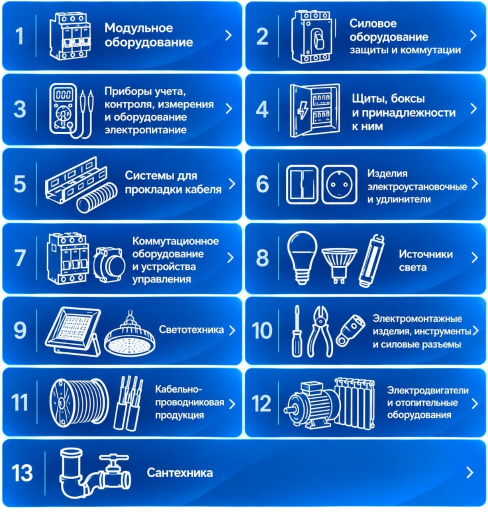
#> input picture assets/source/categories-sheet.jpg, 976 x 1024 px (shown at 1/2 size)
$ python cut_category_icons.py
#> lines starting #> are read from the running program, lines starting #| are printed output that depends on the picture
#!/usr/bin/env python3
"""Cut white line icons from the client's category sheet into alpha masks."""
from __future__ import annotations

import sys
from pathlib import Path

from PIL import Image

sys.stdout.reconfigure(encoding="utf-8", errors="replace")

ROOT = Path(__file__).resolve().parents[1]
SRC = ROOT / "assets" / "source" / "categories-sheet.jpg"
OUT = ROOT / "assets" / "cat-icons"

# Approximate icon areas on the 976x1024 sheet (left, top, right, bottom).
BOXES = {
    "modulnoe": (88, 10, 202, 130),
    "silovoe": (570, 10, 664, 135),
    "pribory": (88, 155, 202, 285),
    "shchity": (568, 155, 688, 290),
    "prokladka": (82, 305, 225, 435),
    "ustanovochnye": (562, 318, 724, 418),
    "kommutacionnoe": (86, 455, 256, 580),
    "istochniki": (564, 450, 776, 585),
    "svetotekhnika": (80, 600, 314, 722),
    "montazhnye": (572, 600, 724, 724),
    "kabel": (88, 740, 296, 870),
    "dvigateli": (558, 740, 756, 868),
    "santekhnika": (106, 885, 268, 1006),
}

LOW, HIGH = 120, 215  # red channel: blue background stays low, white lines are high


def to_mask(tile: Image.Image) -> Image.Image:
    red = tile.getchannel("R")
    return red.point(lambda v: 0 if v <= LOW else 255 if v >= HIGH else int((v - LOW) * 255 / (HIGH - LOW)))


def trim(mask: Image.Image, pad: int = 4) -> Image.Image:
    bbox = mask.point(lambda v: 255 if v > 60 else 0).getbbox()
    if not bbox:
        return mask
    l, t, r, b = bbox
    return mask.crop((max(l - pad, 0), max(t - pad, 0), min(r + pad, mask.width), min(b + pad, mask.height)))


def main() -> None:
    sheet = Image.open(SRC).convert("RGB")
#> sheet is the input picture: PIL image 976x1024 RGB; mean R, G, B 40.1, 109.2, 193.7
    OUT.mkdir(parents=True, exist_ok=True)
    previews = []
    for name, box in BOXES.items():
        mask = trim(to_mask(sheet.crop(box)))
        white = Image.new("RGBA", mask.size, (255, 255, 255, 255))
        white.putalpha(mask)
        white.save(OUT / f"{name}.png", optimize=True)
        previews.append((name, white))
        print(f"{name}: {mask.size}")
#> this loop made 13 passes
#> (l in trim, t in trim, r in trim, b in trim) on passes 1 to 12: (11, 14, 94, 111), (13, 10, 94, 118), (11, 11, 99, 123), (12, 12, 112, 120), (8, 8, 143, 122), (10, 12, 153, 91), (8, 10, 165, 115), (11, 12, 205, 126), (10, 13, 231, 114), (12, 10, 152, 115), (11, 11, 198, 123), (9, 15, 191, 120)
#> pass 1, in to_mask, `red = tile.getchannel("R")`:
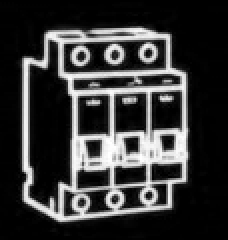
#> red: PIL image 114x120 L (shown 2 times larger); min 0, max 255, mean 55.2
#> pass 1, in main, `mask = trim(to_mask(sheet.crop(box)))`:
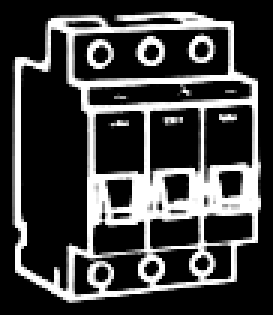
#> mask: PIL image 91x105 L (shown 3 times larger); min 0, max 255, mean 64.4
#> after the loop:
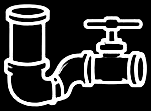
#> mask: PIL image 151x111 L; min 0, max 255, mean 53.3
#> after the loop, previews = 13 items

    cell = 220
    sheet_out = Image.new("RGB", (cell * 4, cell * ((len(previews) + 3) // 4)), (30, 28, 24))
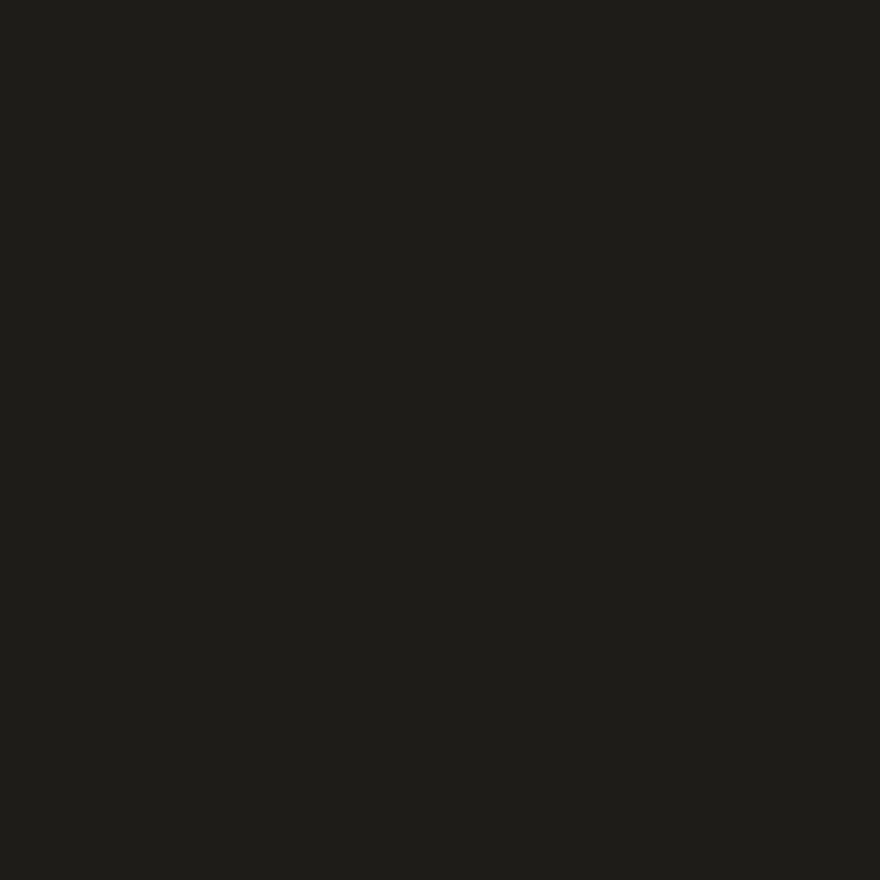
#> sheet_out: PIL image 880x880 RGB; mean R, G, B 30, 28, 24
    for i, (name, img) in enumerate(previews):
        thumb = img.copy()
        thumb.thumbnail((cell - 20, cell - 20))
        x = (i % 4) * cell + (cell - thumb.width) // 2
        y = (i // 4) * cell + (cell - thumb.height) // 2
        yellow = Image.new("RGBA", thumb.size, (255, 228, 0, 255))
        yellow.putalpha(thumb.getchannel("A"))
        sheet_out.paste(yellow, (x, y), yellow)
#> this loop made 13 passes
#> (name, x, y) on passes 1 to 12: ('modulnoe', 64, 57), ('silovoe', 287, 52), ('pribory', 502, 50), ('shchity', 716, 52), ('prokladka', 40, 269), ('ustanovochnye', 254, 286), ('kommutacionnoe', 467, 273), ('istochniki', 670, 269), ('svetotekhnika', 10, 502), ('montazhnye', 258, 493), ('kabel', 452, 490), ('dvigateli', 675, 493)
#> pass 1, in main, `yellow = Image.new("RGBA", thumb.size, (255, 228, 0, 255))`:
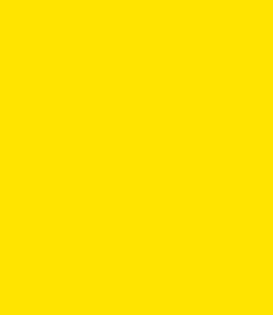
#> yellow: PIL image 91x105 RGBA (shown 3 times larger); mean R, G, B, A 255, 228, 0, 255
#> after the loop:
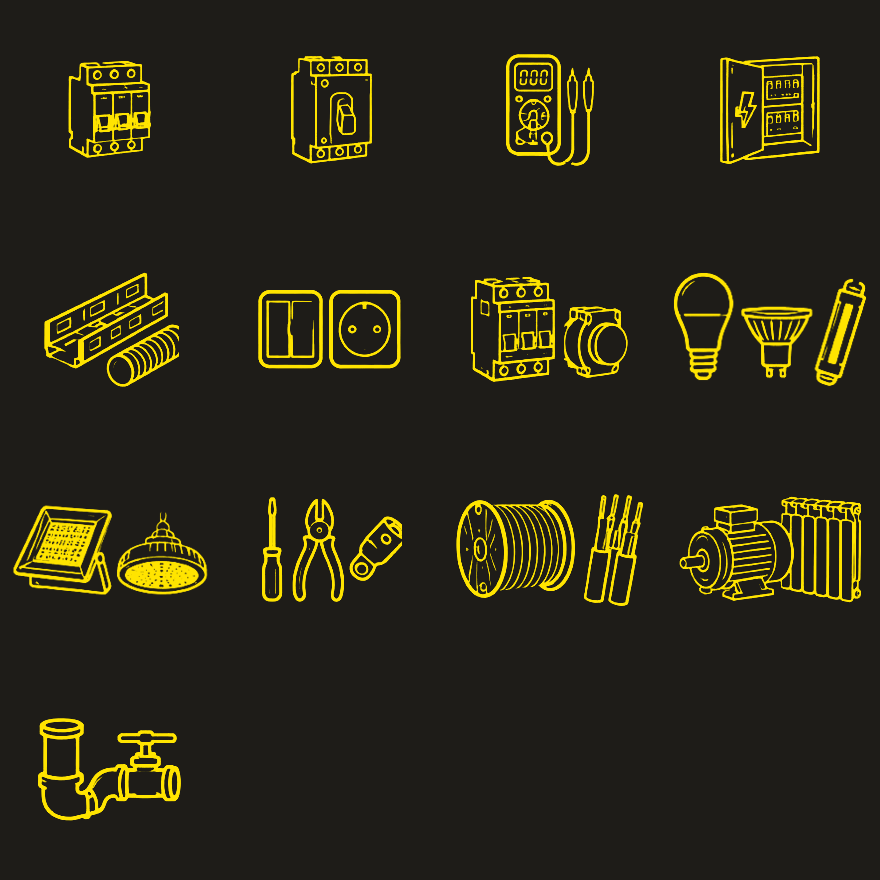
#> sheet_out: PIL image 880x880 RGB; mean R, G, B 43.4, 39.9, 22.6
#> after the loop:
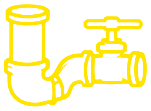
#> yellow: PIL image 151x111 RGBA; mean R, G, B, A 255, 228, 0, 53.3; transparent parts drawn white
    sheet_out.save(ROOT / "tools" / "_icons_preview.png")
    print("preview saved")


if __name__ == "__main__":
    main()
